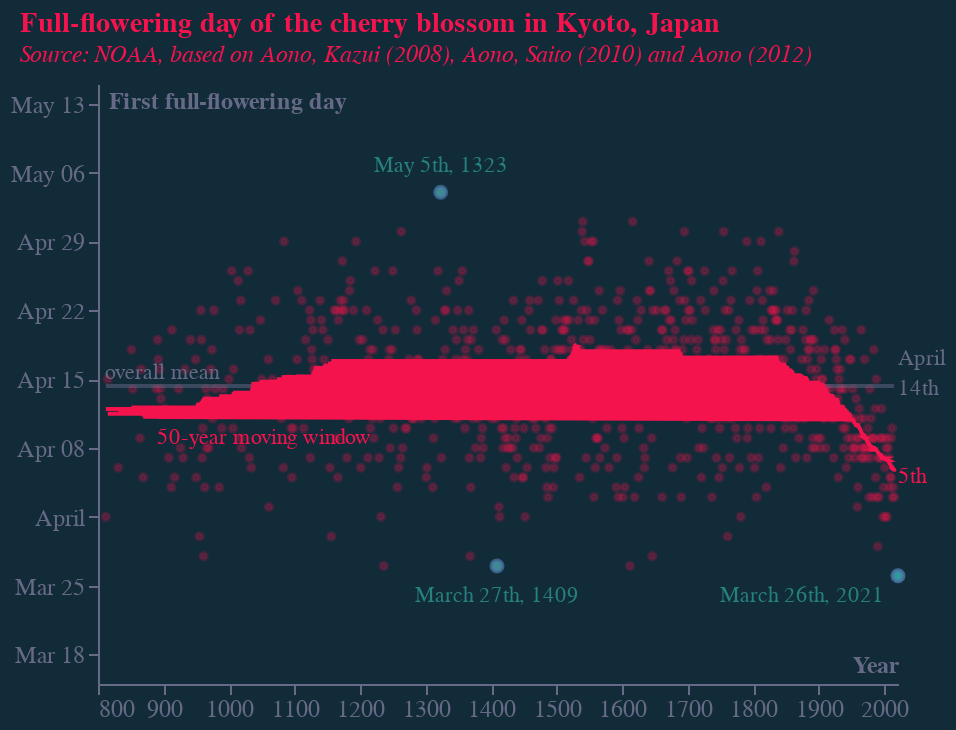

Notebook code for this chart:
### Code cell
base = alt.Chart(f3).encode(
    x=alt.X(
        "year:Q",
        sort=[],
        axis=alt.Axis(
            grid=False,
            title="Year",
            titleAlign="right",
            titleAnchor="end",
            titleY=-15,
            labelColor=colors["eco-gray"],
            titleColor=colors["eco-gray"],
            tickColor=colors["eco-gray"],
            domainColor=colors["eco-gray"],
            tickCount=10,
            titleFontSize=12,
            labelFontSize=12,
            orient="bottom",
            labelAngle=0,
            format=".0f",
        ),
        scale=alt.Scale(domain=[800, 2021], nice=False),
    )
)
points = base.mark_point(
    color=colors["eco-dot"], fill=colors["eco-dot"], size=10, opacity=0.2
).encode(
    y=alt.Y(
        "date:T",
        sort=[],
        axis=alt.Axis(
            grid=False,
            title="First full-flowering day",
            titleX=5,
            titleY=15,
            titleBaseline="bottom",
            titleAngle=0,
            titleFontSize=12,
            labelFontSize=12,
            titleAlign="left",
            labelColor=colors["eco-gray"],
            titleColor=colors["eco-gray"],
            tickColor=colors["eco-gray"],
            domainColor=colors["eco-gray"],
        ),
        scale=alt.Scale(domain=["03-15", "05-15"]),
    )
)
line = (
    points.mark_line(color=colors["eco-dot"])
    .encode(y=alt.Y("y:T", sort=[]))
    .transform_window(y="mean(date)", frame=[-25, 25])
)
line2 = (
    points.mark_line(color=colors["eco-gray"], opacity=0.5)
    .encode(y="y:T")
    .transform_window(y="mean(date)", frame=[-1000, 1000])
)
text1 = (
    alt.Chart(pd.DataFrame([{"x": 810, "y": "04-16", "t": "overall mean"}]))
    .mark_text(color=colors["eco-gray"], align="left", dy=2)
    .encode(x="x:Q", y="y:T", text="t:N")
)
text2 = (
    alt.Chart(pd.DataFrame([{"x": 890, "y": "04-09", "t": "50-year moving window"}]))
    .mark_text(color=colors["eco-dot"], align="left")
    .encode(x="x:Q", y="y:T", text="t:N")
)
text3 = (
    alt.Chart(
        pd.DataFrame(
            [
                {"x": 2021, "y": "04-14", "t": "14th"},
                {"x": 2021, "y": "04-17", "t": "April"},
            ]
        )
    )
    .mark_text(color=colors["eco-gray"], align="left")
    .encode(x="x:Q", y="y:T", text="t:N")
)
text4 = (
    alt.Chart(pd.DataFrame([{"x": 2021, "y": "04-05", "t": "5th"}]))
    .mark_text(color=colors["eco-dot"], align="left")
    .encode(x="x:Q", y="y:T", text="t:N")
)
points2 = points.mark_point(fill=colors["eco-turquiose"]).transform_filter(
    alt.FieldOneOfPredicate(field="year", oneOf=[2021, 1323, 1409])
)
points3 = (
    alt.Chart(pd.DataFrame([{"x": 2021, "y": "03-26"}]))
    .mark_point(fill=colors["eco-turquiose"], opacity=0.8)
    .encode(x="x:Q", y="y:T")
)
text5 = (
    alt.Chart(pd.DataFrame([{"x": 1323, "y": "05-05", "t": "May 5th, 1323"}]))
    .mark_text(
        color=scale_lightness(colors["eco-turquiose"], 0.7), align="center", dy=-8
    )
    .encode(x="x:Q", y="y:T", text="t:N")
)
text6 = (
    alt.Chart(pd.DataFrame([{"x": 1409, "y": "03-27", "t": "March 27th, 1409"}]))
    .mark_text(
        color=scale_lightness(colors["eco-turquiose"], 0.7), align="center", dy=15
    )
    .encode(x="x:Q", y="y:T", text="t:N")
)
text7 = (
    alt.Chart(pd.DataFrame([{"x": 2021, "y": "03-26", "t": "March 26th, 2021"}]))
    .mark_text(
        color=scale_lightness(colors["eco-turquiose"], 0.7), align="right", dx=-7, dy=10
    )
    .encode(x="x:Q", y="y:T", text="t:N")
)
title = alt.TitleParams(
    "Full-flowering day of the cherry blossom in Kyoto, Japan",
    subtitle=[
        "Source: NOAA, based on Aono, Kazui (2008), Aono, Saito (2010) and Aono (2012)"
    ],
    anchor="start",
    align="left",
    dx=5,
    dy=-5,
    fontSize=14,
    subtitleFontSize=12,
    color=colors["eco-dot"],
    subtitleColor=colors["eco-dot"],
    subtitleFontStyle="italic",
)
layer1 = (
    (
        (
            points
            + line2
            + line
            + text1
            + text2
            + text3
            + text4
            + points2
            + points3
            + text5
            + text6
            + text7
        ).properties(height=300, width=400)
    )
    .configure(font="Georgia", background=colors["eco-background"])
    .configure_view(stroke=None)
    .properties(title=title)
)
layer1.save("visualisation/" + f + "_dark.json")
layer1.save("visualisation/" + f + "_dark.png")
readme = re.sub(f, f + "_dark", readme)
open("README.md", "a").write(readme)
layer1

### Figure 1 — Vega-Lite specification as saved in the notebook (floating-point values rounded to 4 significant figures; data arrays with more than 128 entries replaced by an {"elided": "..."} marker saying what was removed)
{"config": {"view": {"continuousWidth": 400, "continuousHeight": 300, "stroke": null}, "background": "#122B39", "font": "Georgia"}, "layer": [{"mark": {"type": "point", "color": "#F4134D", "fill": "#F4134D", "opacity": 0.2, "size": 10}, "encoding": {"x": {"type": "quantitative", "axis": {"domainColor": "#676A86", "format": ".0f", "grid": false, "labelAngle": 0, "labelColor": "#676A86", "labelFontSize": 12, "orient": "bottom", "tickColor": "#676A86", "tickCount": 10, "title": "Year", "titleAlign": "right", "titleAnchor": "end", "titleColor": "#676A86", "titleFontSize": 12, "titleY": -15}, "field": "year", "scale": {"domain": [800, 2021], "nice": false}, "sort": []}, "y": {"type": "temporal", "axis": {"domainColor": "#676A86", "grid": false, "labelColor": "#676A86", "labelFontSize": 12, "tickColor": "#676A86", "title": "First full-flowering day", "titleAlign": "left", "titleAngle": 0, "titleBaseline": "bottom", "titleColor": "#676A86", "titleFontSize": 12, "titleX": 5, "titleY": 15}, "field": "date", "scale": {"domain": ["03-15", "05-15"]}, "sort": []}}}, {"mark": {"type": "line", "color": "#676A86", "opacity": 0.5}, "encoding": {"x": {"type": "quantitative", "axis": {"domainColor": "#676A86", "format": ".0f", "grid": false, "labelAngle": 0, "labelColor": "#676A86", "labelFontSize": 12, "orient": "bottom", "tickColor": "#676A86", "tickCount": 10, "title": "Year", "titleAlign": "right", "titleAnchor": "end", "titleColor": "#676A86", "titleFontSize": 12, "titleY": -15}, "field": "year", "scale": {"domain": [800, 2021], "nice": false}, "sort": []}, "y": {"type": "temporal", "field": "y"}}, "transform": [{"window": [{"op": "mean", "field": "date", "as": "y"}], "frame": [-1000, 1000]}]}, {"mark": {"type": "line", "color": "#F4134D"}, "encoding": {"x": {"type": "quantitative", "axis": {"domainColor": "#676A86", "format": ".0f", "grid": false, "labelAngle": 0, "labelColor": "#676A86", "labelFontSize": 12, "orient": "bottom", "tickColor": "#676A86", "tickCount": 10, "title": "Year", "titleAlign": "right", "titleAnchor": "end", "titleColor": "#676A86", "titleFontSize": 12, "titleY": -15}, "field": "year", "scale": {"domain": [800, 2021], "nice": false}, "sort": []}, "y": {"type": "temporal", "field": "y", "sort": []}}, "transform": [{"window": [{"op": "mean", "field": "date", "as": "y"}], "frame": [-25, 25]}]}, {"data": {"name": "data-144f441e9892abf4e0ec48b2c885db07"}, "mark": {"type": "text", "align": "left", "color": "#676A86", "dy": 2}, "encoding": {"text": {"type": "nominal", "field": "t"}, "x": {"type": "quantitative", "field": "x"}, "y": {"type": "temporal", "field": "y"}}}, {"data": {"name": "data-7dbbd96c92c2213a169f6bcee2e0f1fc"}, "mark": {"type": "text", "align": "left", "color": "#F4134D"}, "encoding": {"text": {"type": "nominal", "field": "t"}, "x": {"type": "quantitative", "field": "x"}, "y": {"type": "temporal", "field": "y"}}}, {"data": {"name": "data-20c35ea85a41e1fd3820b429a6ad454a"}, "mark": {"type": "text", "align": "left", "color": "#676A86"}, "encoding": {"text": {"type": "nominal", "field": "t"}, "x": {"type": "quantitative", "field": "x"}, "y": {"type": "temporal", "field": "y"}}}, {"data": {"name": "data-e68e99f3bbd47f1575349ae6d462646f"}, "mark": {"type": "text", "align": "left", "color": "#F4134D"}, "encoding": {"text": {"type": "nominal", "field": "t"}, "x": {"type": "quantitative", "field": "x"}, "y": {"type": "temporal", "field": "y"}}}, {"data": {"name": "data-e5585bdb220e94243d3a0b5a6092f7e7"}, "mark": {"type": "point", "fill": "#36B7B4"}, "encoding": {"x": {"type": "quantitative", "axis": {"domainColor": "#676A86", "format": ".0f", "grid": false, "labelAngle": 0, "labelColor": "#676A86", "labelFontSize": 12, "orient": "bottom", "tickColor": "#676A86", "tickCount": 10, "title": "Year", "titleAlign": "right", "titleAnchor": "end", "titleColor": "#676A86", "titleFontSize": 12, "titleY": -15}, "field": "year", "scale": {"domain": [800, 2021], "nice": false}, "sort": []}, "y": {"type": "temporal", "axis": {"domainColor": "#676A86", "grid": false, "labelColor": "#676A86", "labelFontSize": 12, "tickColor": "#676A86", "title": "First full-flowering day", "titleAlign": "left", "titleAngle": 0, "titleBaseline": "bottom", "titleColor": "#676A86", "titleFontSize": 12, "titleX": 5, "titleY": 15}, "field": "date", "scale": {"domain": ["03-15", "05-15"]}, "sort": []}}, "transform": [{"filter": {"field": "year", "oneOf": [2021, 1323, 1409]}}]}, {"data": {"name": "data-c9ae03908fc3d3e2471a8f54bef98386"}, "mark": {"type": "point", "fill": "#36B7B4", "opacity": 0.8}, "encoding": {"x": {"type": "quantitative", "field": "x"}, "y": {"type": "temporal", "field": "y"}}}, {"data": {"name": "data-11cc1cf5f53dc0d6a10d1211e529828e"}, "mark": {"type": "text", "align": "center", "color": "#26807e", "dy": -8}, "encoding": {"text": {"type": "nominal", "field": "t"}, "x": {"type": "quantitative", "field": "x"}, "y": {"type": "temporal", "field": "y"}}}, {"data": {"name": "data-dcb6f43279eaf2630f80d9faaa7c2359"}, "mark": {"type": "text", "align": "center", "color": "#26807e", "dy": 15}, "encoding": {"text": {"type": "nominal", "field": "t"}, "x": {"type": "quantitative", "field": "x"}, "y": {"type": "temporal", "field": "y"}}}, {"data": {"name": "data-0b40750092f0dca93486b0c17bab6eb9"}, "mark": {"type": "text", "align": "right", "color": "#26807e", "dx": -7, "dy": 10}, "encoding": {"text": {"type": "nominal", "field": "t"}, "x": {"type": "quantitative", "field": "x"}, "y": {"type": "temporal", "field": "y"}}}], "data": {"name": "data-e5585bdb220e94243d3a0b5a6092f7e7"}, "height": 300, "title": {"text": "Full-flowering day of the cherry blossom in Kyoto, Japan", "align": "left", "anchor": "start", "color": "#F4134D", "dx": 5, "dy": -5, "fontSize": 14, "subtitle": ["Source: NOAA, based on Aono, Kazui (2008), Aono, Saito (2010) and Aono (2012)"], "subtitleColor": "#F4134D", "subtitleFontSize": 12, "subtitleFontStyle": "italic"}, "width": 400, "$schema": "https://vega.github.io/schema/vega-lite/v4.8.1.json", "datasets": {"data-e5585bdb220e94243d3a0b5a6092f7e7": {"elided": "827 records"}, "data-144f441e9892abf4e0ec48b2c885db07": [{"x": 810, "y": "04-16", "t": "overall mean"}], "data-7dbbd96c92c2213a169f6bcee2e0f1fc": [{"x": 890, "y": "04-09", "t": "50-year moving window"}], "data-20c35ea85a41e1fd3820b429a6ad454a": [{"x": 2021, "y": "04-14", "t": "14th"}, {"x": 2021, "y": "04-17", "t": "April"}], "data-e68e99f3bbd47f1575349ae6d462646f": [{"x": 2021, "y": "04-05", "t": "5th"}], "data-c9ae03908fc3d3e2471a8f54bef98386": [{"x": 2021, "y": "03-26"}], "data-11cc1cf5f53dc0d6a10d1211e529828e": [{"x": 1323, "y": "05-05", "t": "May 5th, 1323"}], "data-dcb6f43279eaf2630f80d9faaa7c2359": [{"x": 1409, "y": "03-27", "t": "March 27th, 1409"}], "data-0b40750092f0dca93486b0c17bab6eb9": [{"x": 2021, "y": "03-26", "t": "March 26th, 2021"}]}}
